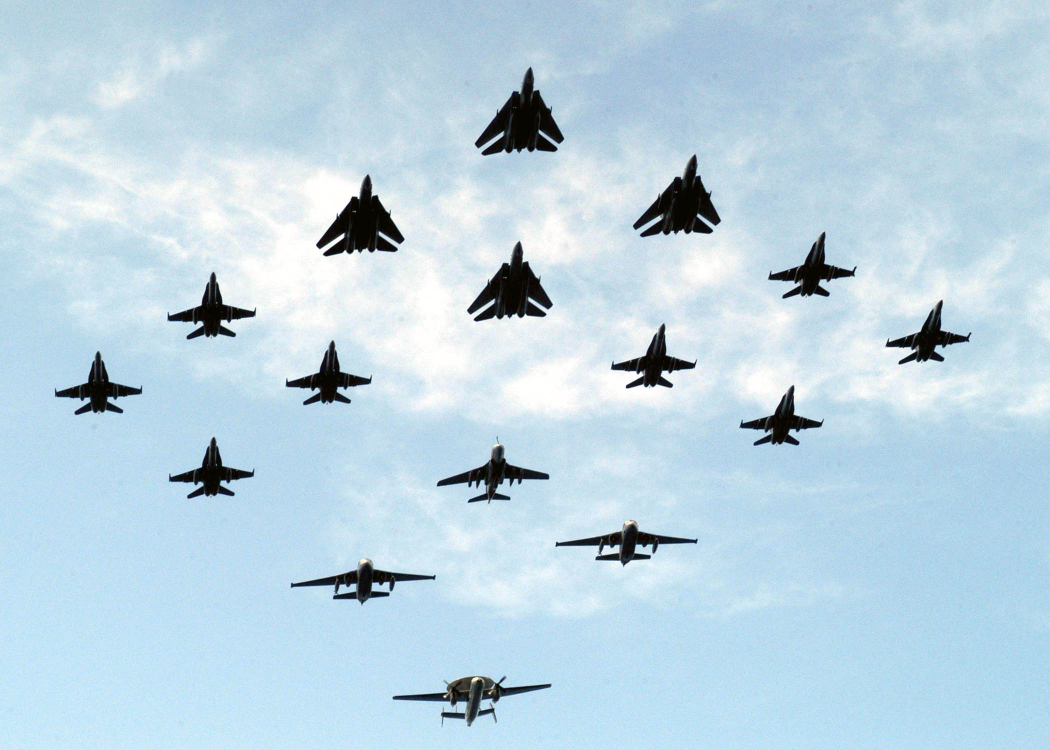
#> input picture 03. obrazy/planes/samolot00.jpg, 2100 x 1500 px (shown at 1/2 size)
$ python main.py
#> lines starting #> are read from the running program, lines starting #| are printed output that depends on the picture; after the words box and inside, x2 and y2 are one past the last pixel; in counts of white or black regions, pixels touching at a corner belong together
import matplotlib.pyplot as plt
from skimage import io
from skimage.color import rgb2gray
from skimage.feature import canny
from skimage.morphology import dilation, disk, remove_small_objects
from skimage.measure import find_contours
from scipy.ndimage import binary_fill_holes

img_paths = ['./planes/samolot00.jpg', './planes/samolot01.jpg', './planes/samolot03.jpg', './planes/samolot04.jpg',
             './planes/samolot05.jpg', './planes/samolot07.jpg', './planes/samolot08.jpg', './planes/samolot09.jpg',
             './planes/samolot10.jpg', './planes/samolot11.jpg', './planes/samolot12.jpg', './planes/samolot13.jpg',
             './planes/samolot14.jpg', './planes/samolot15.jpg', './planes/samolot16.jpg', './planes/samolot17.jpg',
             './planes/samolot18.jpg', './planes/samolot20.jpg']

colors = ['#D62728', '#2CA02C', '#FF7F0E', '#8C564B', '#9467BD', '#17BECF', '#BCBD22', '#E377C2']


def main():
    fig, axes = plt.subplots(3, 6, figsize=(24, 12))
    axes = axes.flatten()

    for i, img_path in enumerate(img_paths):
        img = io.imread(img_path)
#> img is the input picture: shape (1500, 2100, 3); mean R, G, B 188.3, 212.9, 226.9
        gray_img = rgb2gray(img)  # konwersja na skale szarosci
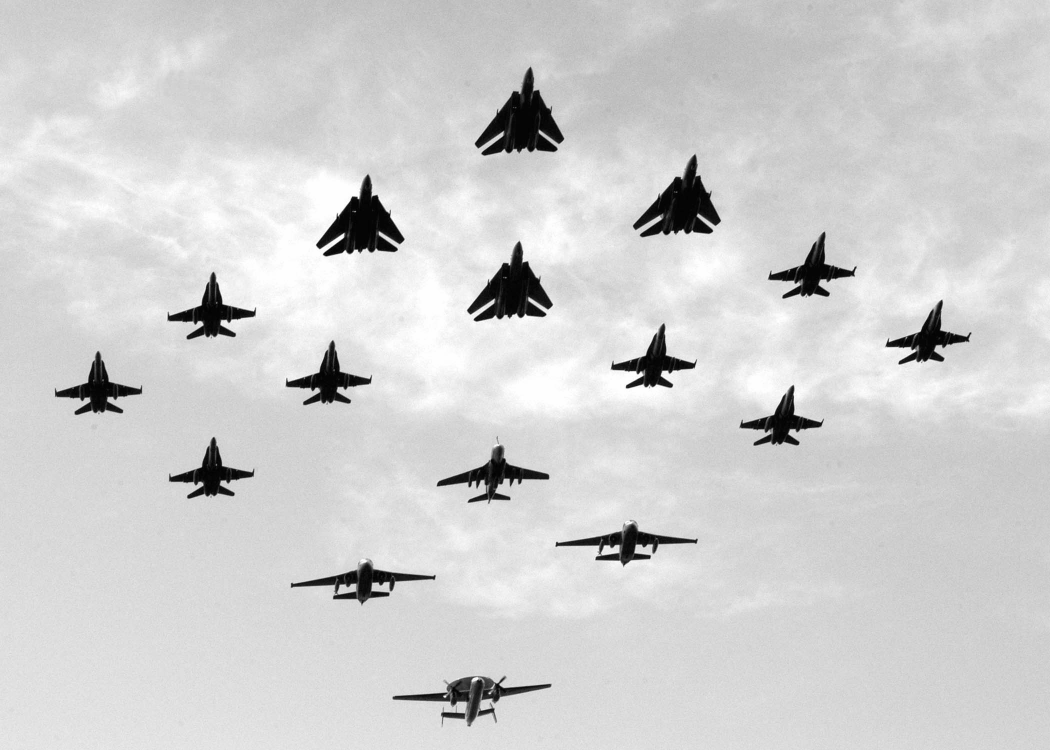
#> gray_img: shape (1500, 2100) float64 (shown at 1/2 size); min 0, max 1, mean 0.819
        gamma_img = gray_img ** 0.4  # wzmocnienie kontrastu przez korekcje gamma
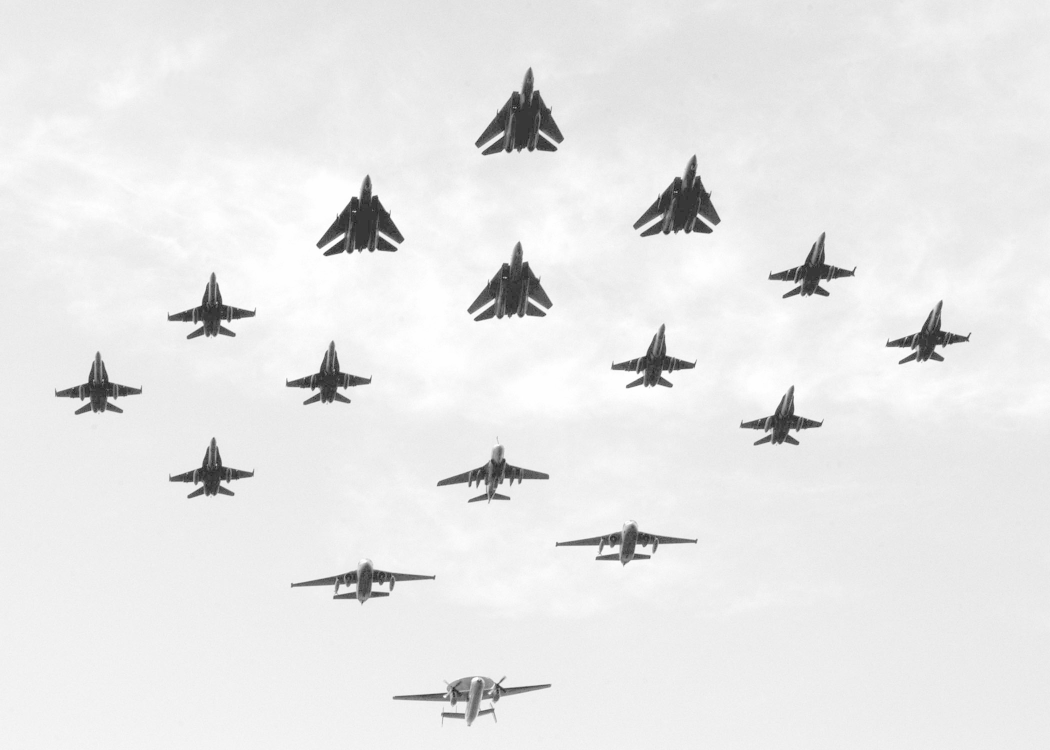
#> gamma_img: shape (1500, 2100) float64 (shown at 1/2 size); min 0, max 1, mean 0.912
        edges_img = canny(gamma_img, sigma=3.0)  # wykrywanie krawedzi
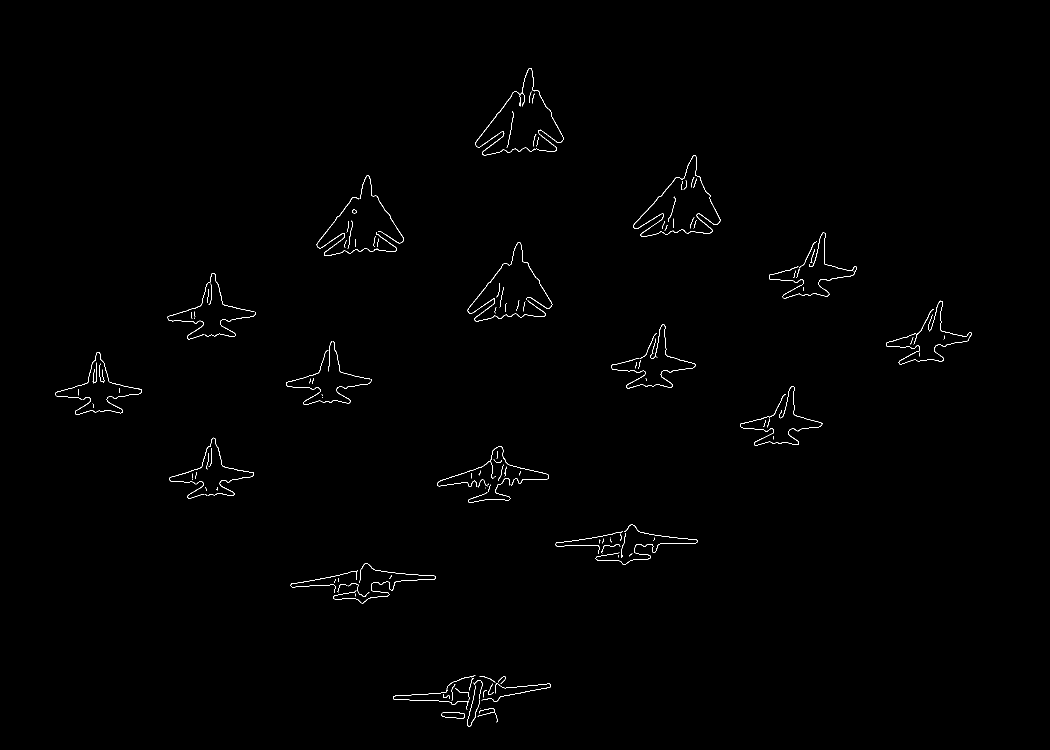
#> edges_img: shape (1500, 2100) bool (shown at 1/2 size); 0.49% white in thin lines or dots, all inside (x1, y1, x2, y2) = (110, 136, 1943, 1453)
        dilated_img = dilation(edges_img, disk(4))  # dylatacja w celu pogrubienia krawedzi
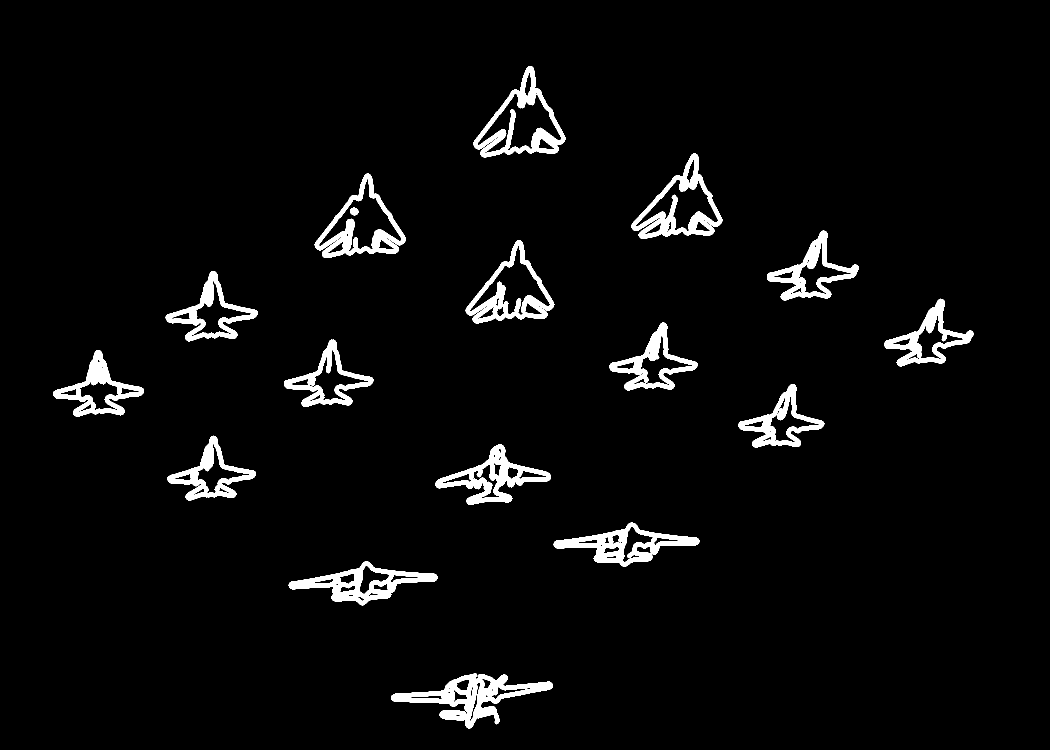
#> dilated_img: shape (1500, 2100) bool (shown at 1/2 size); 3.8% white; 17 white regions, largest, box (x1, y1, x2, y2) and area: (782, 1346, 1106, 1457) 11303, (947, 132, 1131, 315) 8681, (1263, 307, 1445, 478) 8524
        filled_edges_img = binary_fill_holes(dilated_img)  # wypelnianie krawedzi
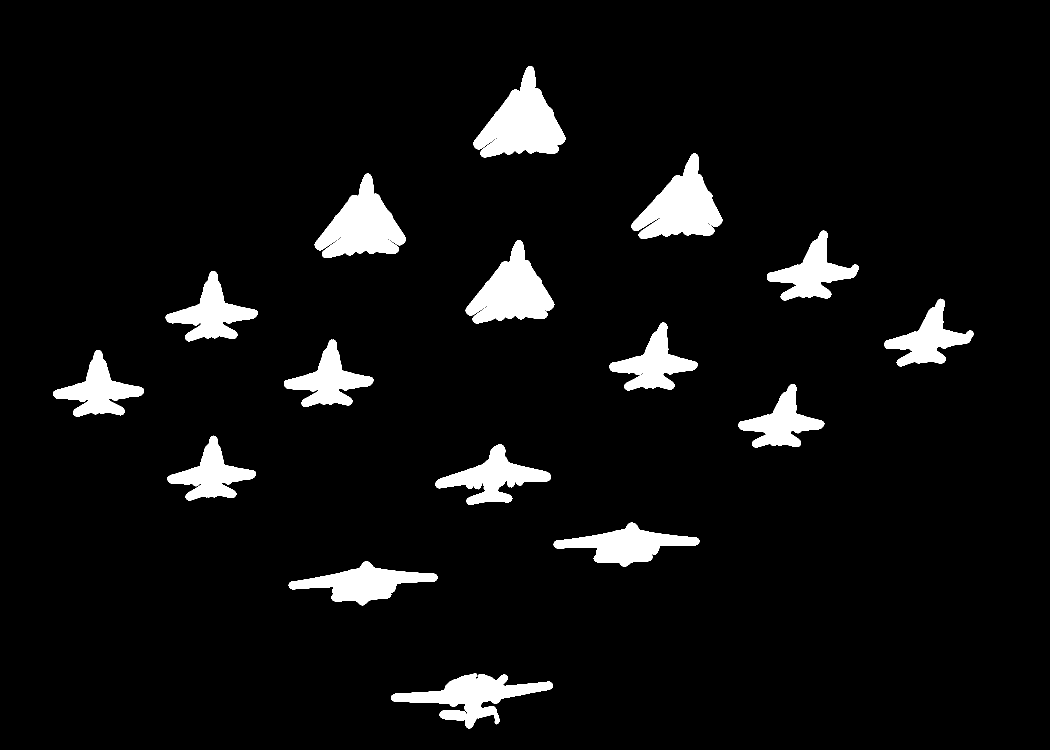
#> filled_edges_img: shape (1500, 2100) bool (shown at 1/2 size); 6% white; 16 white regions, largest, box (x1, y1, x2, y2) and area: (947, 132, 1131, 315) 17501, (629, 347, 812, 516) 15972, (1263, 307, 1445, 478) 15934
        cleared_img = remove_small_objects(filled_edges_img, 1000)  # usuwanie malych obiektow

        contours = find_contours(cleared_img, 0.8)
#> contours = 16 point arrays, longest 1267 points

        ax = axes[i]
        ax.axis('off')
        ax.imshow(img)

        if len(contours) <= 2:
            contour_width = 2
        else:
            contour_width = 1.25

        for j, contour in enumerate(contours):
            ax.plot(contour[:, 1], contour[:, 0], linewidth=contour_width, color=colors[j % len(colors)])
            center = (sum(contour[:, 1]) / len(contour[:, 1]), sum(contour[:, 0]) / len(contour[:, 0]))
            ax.scatter(center[0], center[1], color='white', s=10)
#> this loop made 16 passes
#> center on passes 1 to 12: (1034.8, 249.1), (1353, 418), (718.6, 457.3), (1624.9, 546.3), (1015.6, 586.8), (422.1, 629.7), (1856.7, 678.7), (1305.7, 729.8), (656.3, 762.9), (196.4, 783.7), (1562, 846.7), (422, 951.9)
#> pass 2 of the loop in main, `for i, img_path in enumerate(img_paths):`:
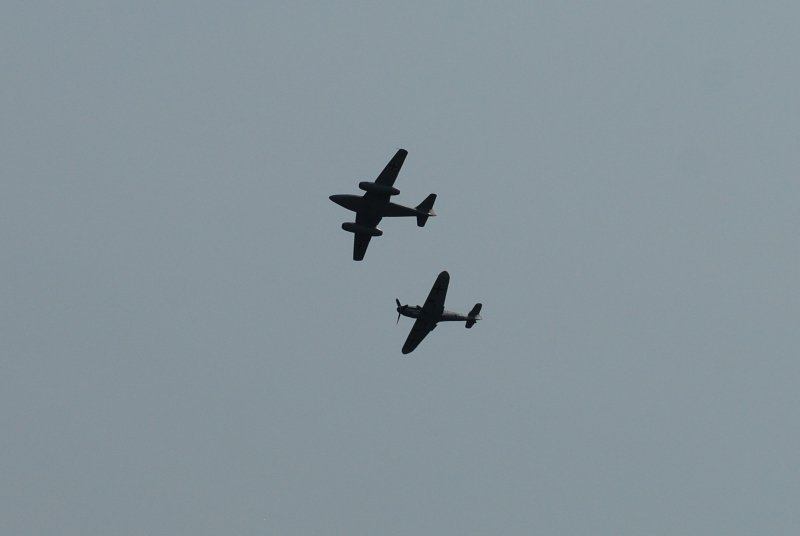
#> input picture 03. obrazy/planes/samolot01.jpg, 800 x 536 px
#> in main, img is the input picture: shape (536, 800, 3); mean R, G, B 133.8, 147.7, 154.8
#> gray_img: shape (536, 800) float64
#> gamma_img: shape (536, 800) float64
#> in main, `edges_img = canny(gamma_img, sigma=3.0)`:
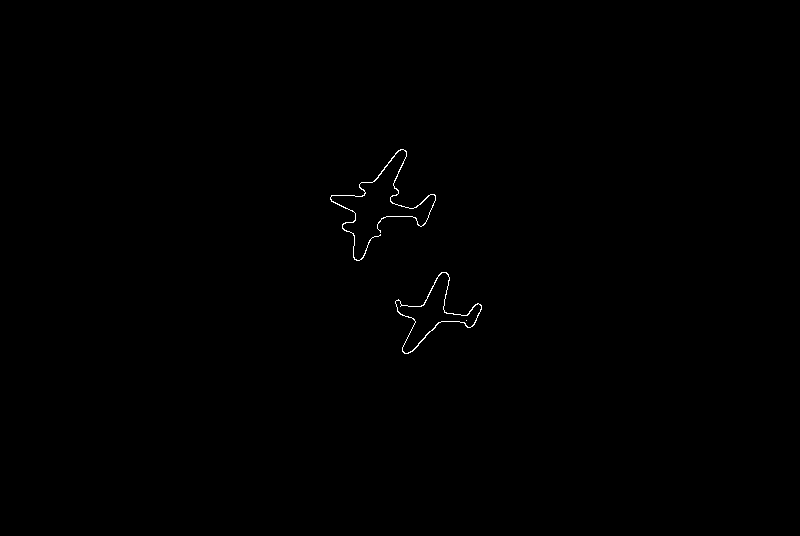
#> edges_img: shape (536, 800) bool; 0.21% white in thin lines or dots, all inside (x1, y1, x2, y2) = (330, 149, 482, 354)
#> dilated_img: shape (536, 800) bool; 1.6% white; 2 white regions, box (x1, y1, x2, y2) and area: (326, 145, 440, 265) 3891, (391, 268, 486, 358) 2797
#> in main, `filled_edges_img = binary_fill_holes(dilated_img)`:
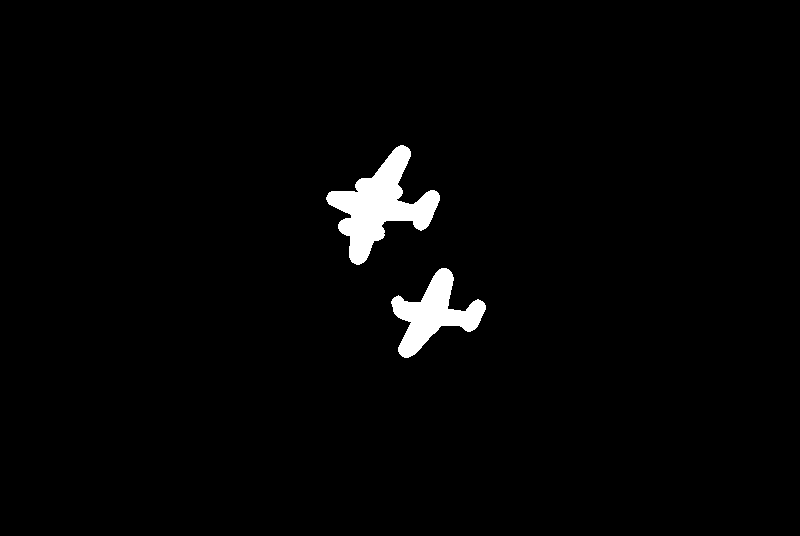
#> filled_edges_img: shape (536, 800) bool; 2.1% white; 2 white regions, box (x1, y1, x2, y2) and area: (326, 145, 440, 265) 5487, (391, 268, 486, 358) 3553
#> contours = 2 point arrays, longest 599 points
#> the loop in main, `for j, contour in enumerate(contours):` made 2 passes
#> center on passes 1 to 2: (382.6, 204.5), (434.4, 313.1)
#> pass 3 of the loop in main, `for i, img_path in enumerate(img_paths):`:
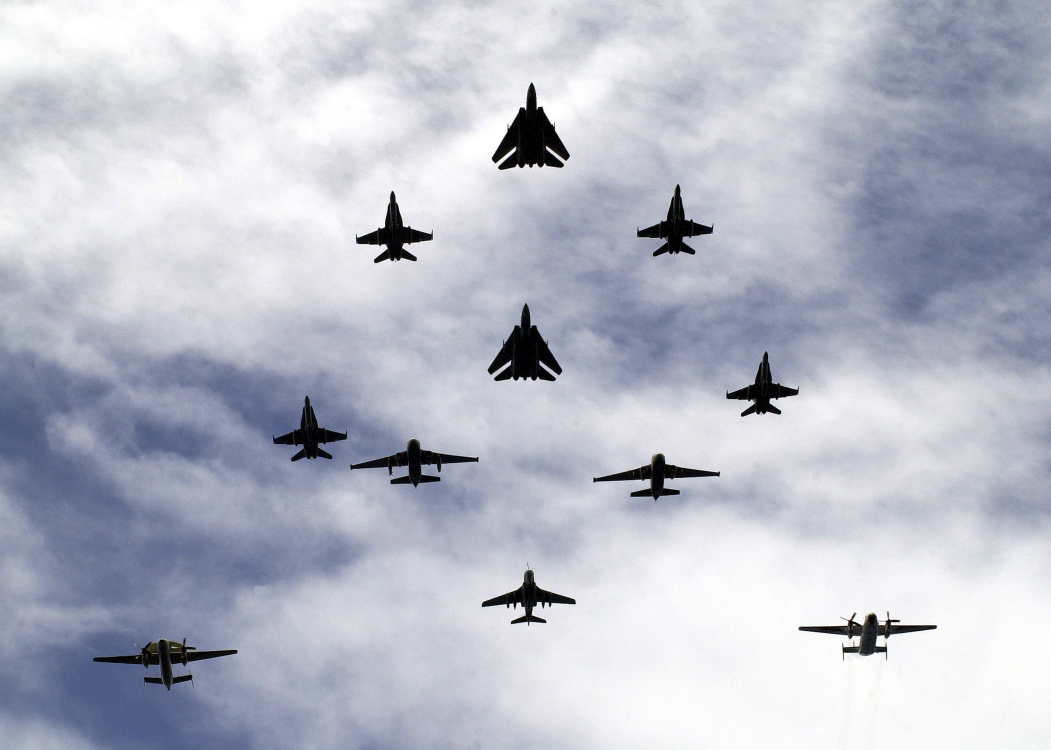
#> input picture 03. obrazy/planes/samolot03.jpg, 2102 x 1500 px (shown at 1/2 size)
#> in main, img is the input picture: shape (1500, 2102, 3); mean R, G, B 184.9, 188.6, 201.4
#> gray_img: shape (1500, 2102) float64
#> gamma_img: shape (1500, 2102) float64
#> in main, `edges_img = canny(gamma_img, sigma=3.0)`:
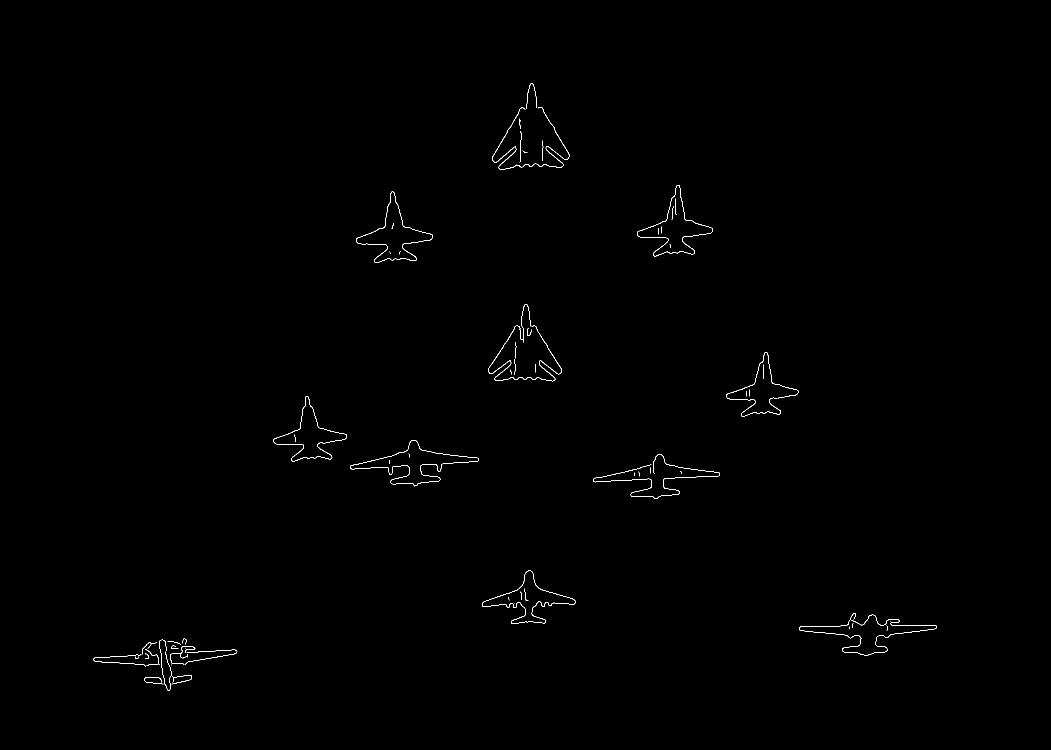
#> edges_img: shape (1500, 2102) bool (shown at 1/2 size); 0.3% white in thin lines or dots, all inside (x1, y1, x2, y2) = (187, 167, 1873, 1381)
#> dilated_img: shape (1500, 2102) bool; 2.4% white; 12 white regions, largest, box (x1, y1, x2, y2) and area: (183, 1273, 479, 1385) 10311, (980, 163, 1143, 344) 7590, (1594, 1222, 1877, 1315) 7494
#> in main, `filled_edges_img = binary_fill_holes(dilated_img)`:
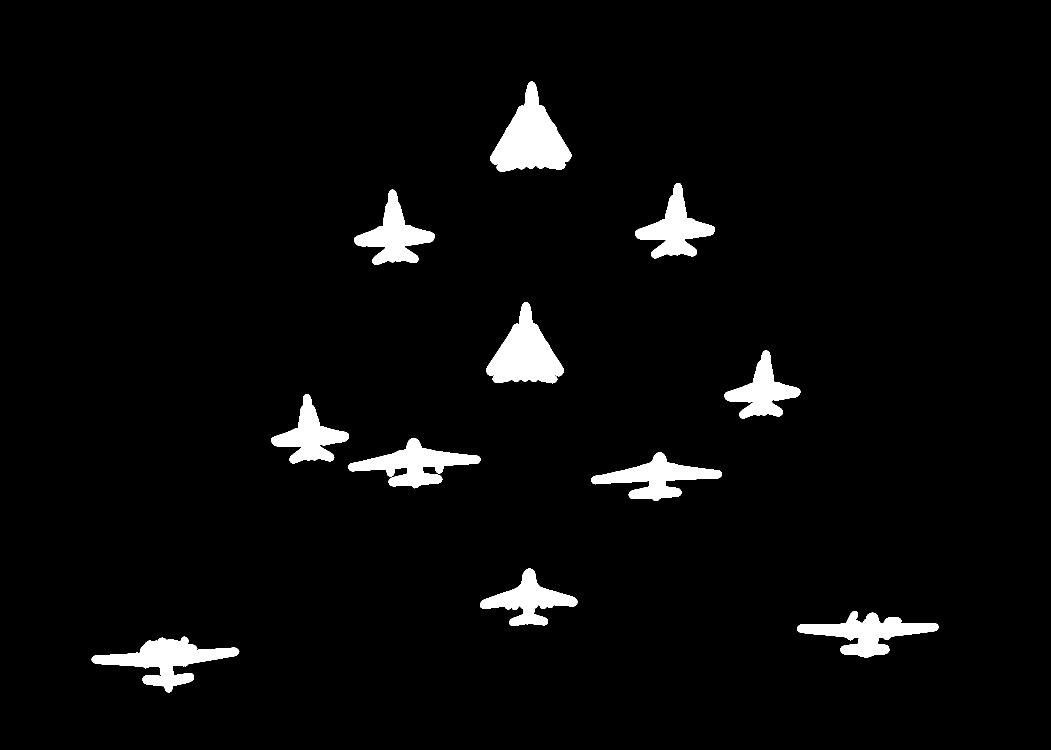
#> filled_edges_img: shape (1500, 2102) bool (shown at 1/2 size); 3.7% white; 11 white regions, largest, box (x1, y1, x2, y2) and area: (980, 163, 1143, 344) 15414, (972, 604, 1128, 767) 13362, (183, 1273, 479, 1385) 12136
#> contours = 11 point arrays, longest 1047 points
#> the loop in main, `for j, contour in enumerate(contours):` made 11 passes
#> center on passes 1 to 8: (1060.7, 273.9), (1349.3, 459), (788, 472.1), (1050.4, 706.1), (1524.1, 784.3), (619.5, 873.8), (827.8, 931.2), (1310.8, 956.9)
#> the loop made 7 passes; the first 3 are shown

    plt.tight_layout()
    plt.savefig('detected.jpg', dpi=400)
    plt.show()


if __name__ == '__main__':
#> (the run stopped early here; a loop or call above may not have finished)
